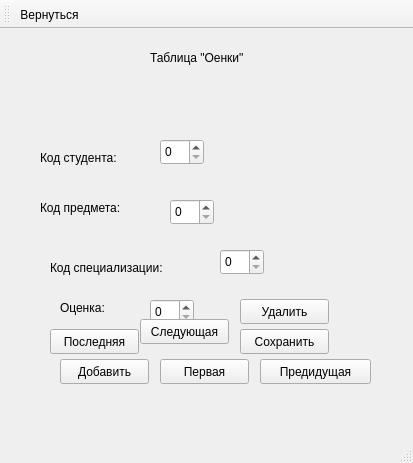
<?xml version="1.0" encoding="UTF-8"?>
<ui version="4.0">
 <class>MarksWindow</class>
 <widget class="QMainWindow" name="MarksWindow">
  <property name="geometry">
   <rect>
    <x>0</x>
    <y>0</y>
    <width>413</width>
    <height>463</height>
   </rect>
  </property>
  <property name="windowTitle">
   <string>MainWindow</string>
  </property>
  <widget class="QWidget" name="centralwidget">
   <widget class="QLabel" name="label">
    <property name="geometry">
     <rect>
      <x>150</x>
      <y>20</y>
      <width>121</width>
      <height>17</height>
     </rect>
    </property>
    <property name="text">
     <string>Таблица &quot;Оенки&quot;</string>
    </property>
   </widget>
   <widget class="QLabel" name="label_2">
    <property name="geometry">
     <rect>
      <x>40</x>
      <y>120</y>
      <width>101</width>
      <height>17</height>
     </rect>
    </property>
    <property name="text">
     <string>Код студента: </string>
    </property>
   </widget>
   <widget class="QLabel" name="label_3">
    <property name="geometry">
     <rect>
      <x>40</x>
      <y>170</y>
      <width>111</width>
      <height>17</height>
     </rect>
    </property>
    <property name="text">
     <string>Код предмета:</string>
    </property>
   </widget>
   <widget class="QLabel" name="label_4">
    <property name="geometry">
     <rect>
      <x>50</x>
      <y>230</y>
      <width>151</width>
      <height>17</height>
     </rect>
    </property>
    <property name="text">
     <string>Код специализации:</string>
    </property>
   </widget>
   <widget class="QLabel" name="label_5">
    <property name="geometry">
     <rect>
      <x>60</x>
      <y>270</y>
      <width>67</width>
      <height>17</height>
     </rect>
    </property>
    <property name="text">
     <string>Оценка:</string>
    </property>
   </widget>
   <widget class="QPushButton" name="pushButton">
    <property name="geometry">
     <rect>
      <x>60</x>
      <y>330</y>
      <width>89</width>
      <height>25</height>
     </rect>
    </property>
    <property name="text">
     <string>Добавить</string>
    </property>
   </widget>
   <widget class="QSpinBox" name="spinBox">
    <property name="geometry">
     <rect>
      <x>160</x>
      <y>110</y>
      <width>44</width>
      <height>26</height>
     </rect>
    </property>
   </widget>
   <widget class="QSpinBox" name="spinBox_2">
    <property name="geometry">
     <rect>
      <x>170</x>
      <y>170</y>
      <width>44</width>
      <height>26</height>
     </rect>
    </property>
   </widget>
   <widget class="QSpinBox" name="spinBox_3">
    <property name="geometry">
     <rect>
      <x>220</x>
      <y>220</y>
      <width>44</width>
      <height>26</height>
     </rect>
    </property>
   </widget>
   <widget class="QSpinBox" name="spinBox_4">
    <property name="geometry">
     <rect>
      <x>150</x>
      <y>270</y>
      <width>44</width>
      <height>26</height>
     </rect>
    </property>
   </widget>
   <widget class="QPushButton" name="pushButton_5">
    <property name="geometry">
     <rect>
      <x>140</x>
      <y>290</y>
      <width>89</width>
      <height>25</height>
     </rect>
    </property>
    <property name="text">
     <string>Следующая</string>
    </property>
   </widget>
   <widget class="QPushButton" name="pushButton_4">
    <property name="geometry">
     <rect>
      <x>50</x>
      <y>300</y>
      <width>89</width>
      <height>25</height>
     </rect>
    </property>
    <property name="text">
     <string>Последняя</string>
    </property>
   </widget>
   <widget class="QPushButton" name="pushButton_2">
    <property name="geometry">
     <rect>
      <x>160</x>
      <y>330</y>
      <width>89</width>
      <height>25</height>
     </rect>
    </property>
    <property name="text">
     <string>Первая</string>
    </property>
   </widget>
   <widget class="QPushButton" name="pushButton_3">
    <property name="geometry">
     <rect>
      <x>260</x>
      <y>330</y>
      <width>111</width>
      <height>25</height>
     </rect>
    </property>
    <property name="text">
     <string>Предидущая</string>
    </property>
   </widget>
   <widget class="QPushButton" name="pushButton_7">
    <property name="geometry">
     <rect>
      <x>240</x>
      <y>300</y>
      <width>89</width>
      <height>25</height>
     </rect>
    </property>
    <property name="text">
     <string>Сохранить</string>
    </property>
   </widget>
   <widget class="QPushButton" name="pushButton_6">
    <property name="geometry">
     <rect>
      <x>240</x>
      <y>270</y>
      <width>89</width>
      <height>25</height>
     </rect>
    </property>
    <property name="text">
     <string>Удалить</string>
    </property>
   </widget>
  </widget>
  <widget class="QMenuBar" name="menubar">
   <property name="geometry">
    <rect>
     <x>0</x>
     <y>0</y>
     <width>413</width>
     <height>22</height>
    </rect>
   </property>
  </widget>
  <widget class="QStatusBar" name="statusbar"/>
  <widget class="QToolBar" name="toolBar">
   <property name="windowTitle">
    <string>toolBar</string>
   </property>
   <attribute name="toolBarArea">
    <enum>TopToolBarArea</enum>
   </attribute>
   <attribute name="toolBarBreak">
    <bool>false</bool>
   </attribute>
   <addaction name="action"/>
  </widget>
  <action name="action">
   <property name="icon">
    <iconset resource="resource.qrc">
     <normaloff>:/icon/IMG/pkL_aLB4L_I.jpg</normaloff>:/icon/IMG/pkL_aLB4L_I.jpg</iconset>
   </property>
   <property name="text">
    <string>Вернуться</string>
   </property>
   <property name="toolTip">
    <string>Вернуться</string>
   </property>
  </action>
 </widget>
 <resources>
  <include location="resource.qrc"/>
 </resources>
 <connections/>
</ui>
